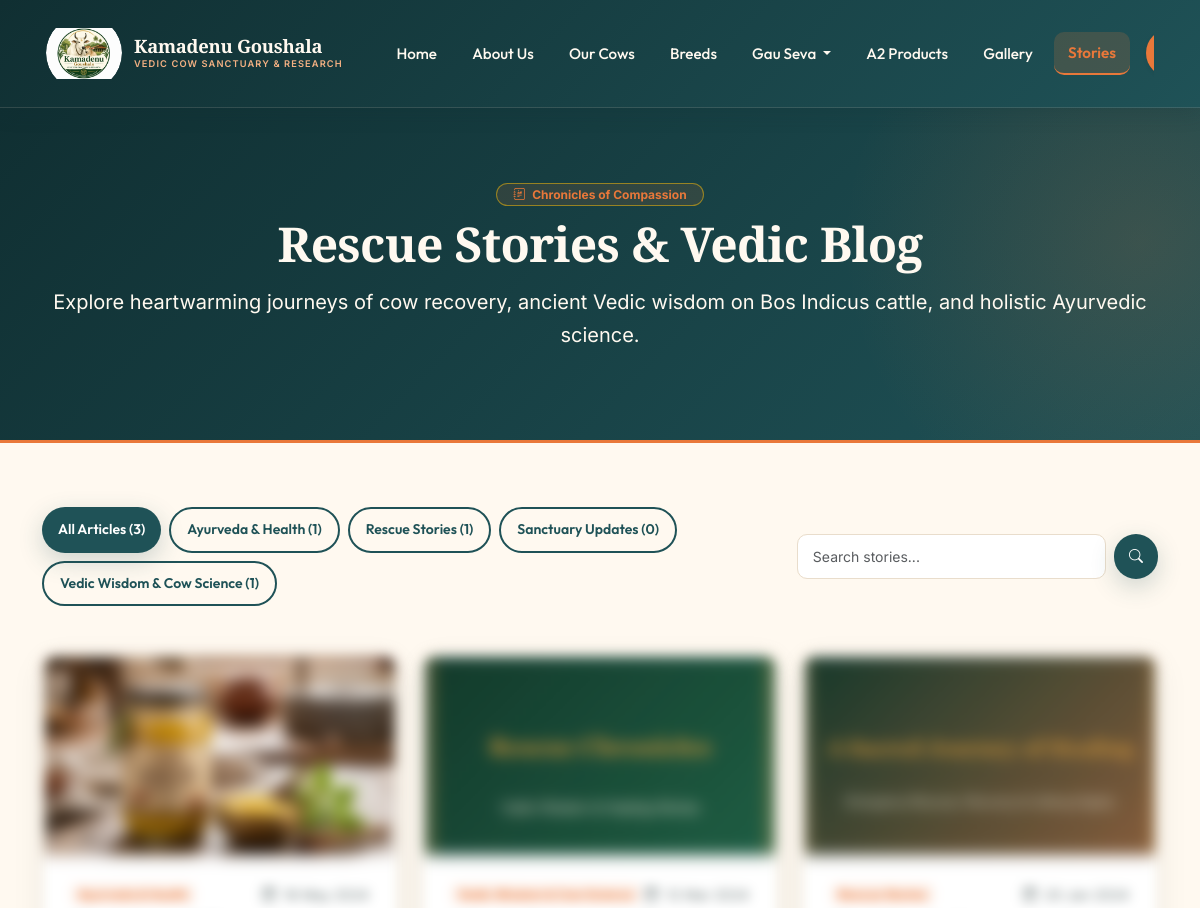
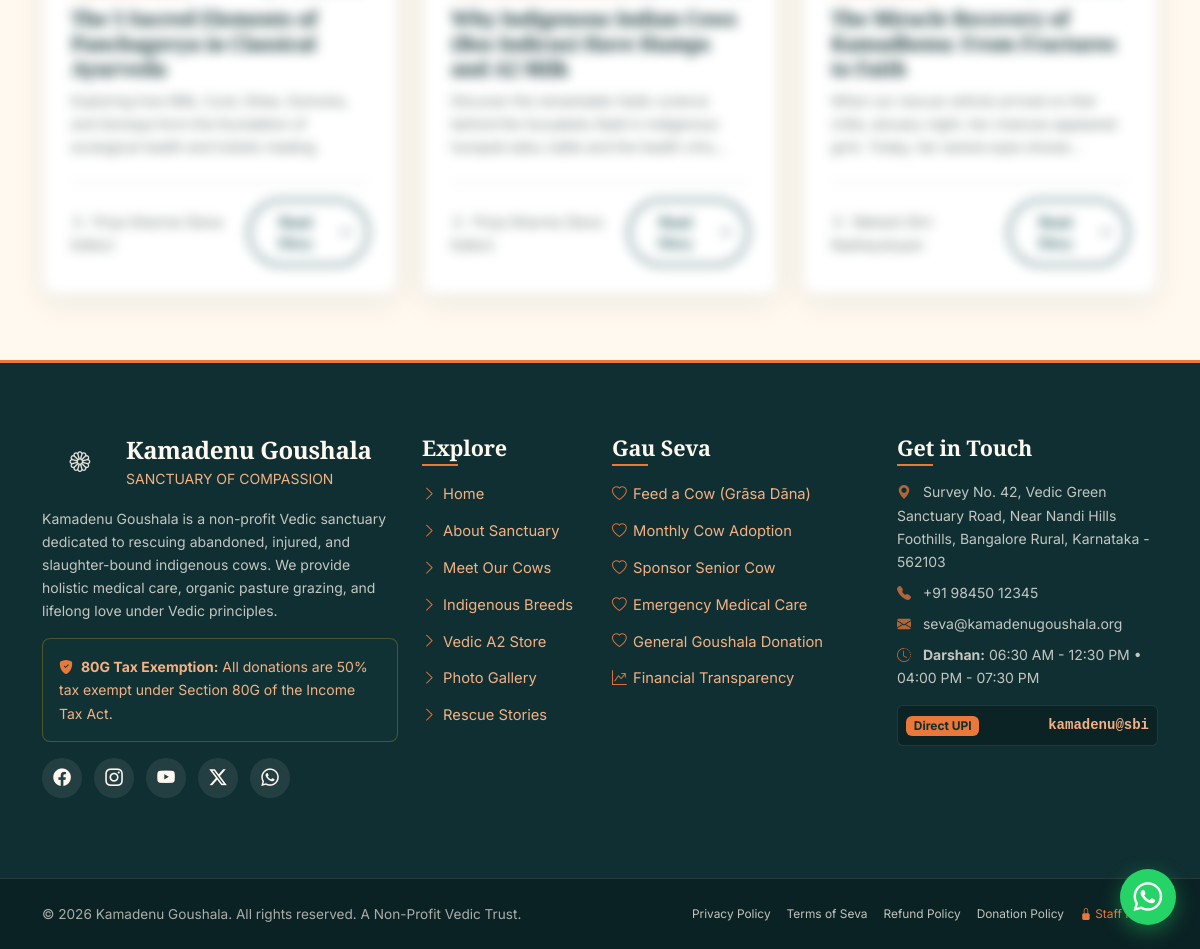
Screenshot of /blog.php with the database file from the repository (2 pictures, top to bottom).
### tables this page shows
CREATE TABLE `blog_categories` (
  `id` INT UNSIGNED AUTO_INCREMENT PRIMARY KEY,
  `name` VARCHAR(100) NOT NULL UNIQUE,
  `slug` VARCHAR(100) NOT NULL UNIQUE,
  `created_at` TIMESTAMP DEFAULT CURRENT_TIMESTAMP
);

CREATE TABLE `blog_posts` (
  `id` INT UNSIGNED AUTO_INCREMENT PRIMARY KEY,
  `category_id` INT UNSIGNED NOT NULL,
  `author_id` INT UNSIGNED DEFAULT NULL,
  `title` VARCHAR(200) NOT NULL,
  `slug` VARCHAR(220) NOT NULL UNIQUE,
  `excerpt` TEXT NOT NULL,
  `content` LONGTEXT NOT NULL,
  `featured_image` VARCHAR(255) DEFAULT NULL,
  `published_at` DATETIME DEFAULT CURRENT_TIMESTAMP,
  `is_published` TINYINT(1) DEFAULT 1,
  `views_count` INT UNSIGNED DEFAULT 0,
  `created_at` TIMESTAMP DEFAULT CURRENT_TIMESTAMP,
  `updated_at` TIMESTAMP DEFAULT CURRENT_TIMESTAMP ON UPDATE CURRENT_TIMESTAMP,
  FOREIGN KEY (`category_id`) REFERENCES `blog_categories` (`id`) ON UPDATE CASCADE,
  FOREIGN KEY (`author_id`) REFERENCES `users` (`id`) ON DELETE SET NULL
);

CREATE TABLE `users` (
  `id` INT UNSIGNED AUTO_INCREMENT PRIMARY KEY,
  `role_id` INT UNSIGNED NOT NULL,
  `username` VARCHAR(60) NOT NULL UNIQUE,
  `name` VARCHAR(120) NOT NULL,
  `email` VARCHAR(150) NOT NULL UNIQUE,
  `phone` VARCHAR(20) DEFAULT NULL,
  `password_hash` VARCHAR(255) NOT NULL,
  `avatar` VARCHAR(255) DEFAULT NULL,
  `status` ENUM('active', 'inactive', 'suspended') DEFAULT 'active',
  `last_login` DATETIME DEFAULT NULL,
  `created_at` TIMESTAMP DEFAULT CURRENT_TIMESTAMP,
  `updated_at` TIMESTAMP DEFAULT CURRENT_TIMESTAMP ON UPDATE CURRENT_TIMESTAMP,
  FOREIGN KEY (`role_id`) REFERENCES `roles` (`id`) ON UPDATE CASCADE
);

### classes/Database.php (called while the page is built, shortened)
<?php
class Database {
    private static ?PDO $pdo = null;
    public static function getConnection(): PDO {
        if (self::$pdo === null) {
            self::$pdo = get_db_connection();
        }
        return self::$pdo;
    }
    public static function fetchAll(string $sql, array $params = []): array {
        $stmt = self::getConnection()->prepare($sql);
        $stmt->execute($params);
        return $stmt->fetchAll(PDO::FETCH_ASSOC);
    }
}

### includes/functions.php (called while the page is built, shortened)
<?php
function e(?string $value): string {
    return htmlspecialchars($value ?? '', ENT_QUOTES | ENT_SUBSTITUTE, 'UTF-8');
}
function sanitize_input(mixed $data): mixed {
    if (is_string($data)) {
        return trim(strip_tags($data));
    }
    return $data;
}
function image_url(
    ?string $filename,
    string $folder,
    string $fallback = 'placeholder.jpg'
): string {
    $filename = trim((string)$filename);
    if (str_starts_with($filename, 'uploads/') || str_starts_with($filename, 'assets/')) {
        $fullPath = dirname(__DIR__) . '/' . ltrim($filename, '/');
        if (is_file($fullPath)) {
            return BASE_URL . '/' . ltrim($filename, '/');
        }
    }
    $safeFilename = basename($filename);
    $uploadPath = dirname(__DIR__) . '/uploads/' . $folder . '/' . $safeFilename;
    $assetSubfolderPath = dirname(__DIR__) . '/assets/images/' . $folder . '/' . $safeFilename;
    return BASE_URL . '/assets/images/' . $fallback;
}
function format_date(?string $date, string $format = 'd M Y'): string {
    try {
        $dt = new DateTime($date);
        return $dt->format($format);
    } catch (Exception) {
        return $date;
    }
}

### blog.php (the view, shortened to what this page needs)
<?php
require_once __DIR__ . '/includes/header.php';
$categorySlug = sanitize_input($_GET['category'] ?? '');
$search = sanitize_input($_GET['q'] ?? '');
$page = max(1, (int)($_GET['page'] ?? 1));
$perPage = 6;
$where = ["bp.is_published = 1"];
$params = [];
$whereClause = implode(' AND ', $where);
$offset = max(0, ($page - 1) * $perPage);
$sql = "
    SELECT bp.*, bc.name AS category_name, bc.slug AS category_slug, u.name AS author_name
    FROM blog_posts bp
    JOIN blog_categories bc ON bp.category_id = bc.id
    LEFT JOIN users u ON bp.author_id = u.id
    WHERE {$whereClause}
    ORDER BY bp.published_at DESC
    LIMIT {$perPage} OFFSET {$offset}
";
$posts = Database::fetchAll($sql, $params);
$categories = Database::fetchAll("
    SELECT bc.*, COUNT(bp.id) AS post_count
    FROM blog_categories bc
    LEFT JOIN blog_posts bp ON bc.id = bp.category_id AND bp.is_published = 1
    GROUP BY bc.id, bc.name, bc.slug
    ORDER BY bc.name ASC
");
?>
<section class="page-hero">
    <div class="container text-center">
        <span class="badge bg-gold-subtle text-gold px-3 py-1 rounded-pill mb-2 border border-warning border-opacity-50">
            <i class="bi bi-journal-richtext me-1"></i> Chronicles of Compassion
        </span>
        <h1 class="page-hero-title">Rescue Stories & Vedic Blog</h1>
        <p class="fs-5 text-cream opacity-90 mx-auto max-w-700">
            Explore heartwarming journeys of cow recovery, ancient Vedic wisdom on Bos Indicus cattle, and holistic Ayurvedic science.
        </p>
    </div>
</section>
<section class="py-5 bg-cream-soft">
    <div class="container py-3">
        <div class="row g-3 align-items-center justify-content-between mb-5">
            <div class="col-lg-8">
                <div class="d-flex flex-wrap gap-2">
                    <a href="<?= BASE_URL; ?>/blog.php" class="btn btn-sm rounded-pill px-3 <?= empty($categorySlug) ? 'btn-forest' : 'btn-outline-forest'; ?>">
                        All Articles (<?= array_sum(array_column($categories, 'post_count')); ?>)
                    </a>
                    <?php foreach ($categories as $cat): ?>
                        <a href="<?= BASE_URL; ?>/blog.php?category=<?= e($cat['slug']); ?>" class="btn btn-sm rounded-pill px-3 <?= ($categorySlug === $cat['slug']) ? 'btn-forest' : 'btn-outline-forest'; ?>">
                            <?= e($cat['name']); ?> (<?= $cat['post_count']; ?>)
                        </a>
                    <?php endforeach; ?>
                </div>
            </div>
            <div class="col-lg-4">
                <form method="GET" action="<?= BASE_URL; ?>/blog.php" class="d-flex gap-2">
                    <input type="text" name="q" class="form-control form-control-sm" placeholder="Search stories..." value="<?= e($search); ?>">
                    <button type="submit" class="btn btn-forest btn-sm px-3"><i class="bi bi-search"></i></button>
                </form>
            </div>
        </div>
        <?php if (empty($posts)): ?>
            <div class="card p-5 text-center rounded-4 border-0 bg-white shadow-sm">
                <i class="bi bi-journal-x fs-1 text-muted mb-2"></i>
                <h3 class="font-serif text-forest-dark">No Articles Found</h3>
                <p class="text-muted small mb-3">Try choosing another category or search with a different keyword.</p>
                <div>
                    <a href="<?= BASE_URL; ?>/blog.php" class="btn btn-forest rounded-pill px-4">View All Articles</a>
                </div>
            </div>
        <?php else: ?>
            <div class="row g-4">
                <?php foreach ($posts as $p):
                    $blogImg = image_url($p['featured_image'] ?? null, 'blog', 'placeholder-blog.jpg');
                ?>
                <div class="col-md-6 col-lg-4">
                    <div class="heritage-card h-100 d-flex flex-column">
                        <div class="blog-card-img">
                            <img
                                src="<?= e($blogImg); ?>"
                                alt="<?= e($p['title']); ?>"
                                class="w-100 h-100 object-fit-cover d-block"
                                loading="lazy"
                                onerror="this.onerror=null;this.src='<?= BASE_URL; ?>/assets/images/placeholder-blog.jpg';"
                            >
                        </div>
                        <div class="heritage-card-inner d-flex flex-column flex-grow-1">
                            <div class="d-flex justify-content-between align-items-center mb-2">
                                <span class="badge bg-gold-subtle text-gold-dark small"><?= e($p['category_name']); ?></span>
                                <small class="text-muted"><i class="bi bi-calendar3 me-1"></i> <?= format_date($p['published_at']); ?></small>
                            </div>
                            <h3 class="h5 font-serif text-forest-dark mb-2"><?= e($p['title']); ?></h3>
                            <p class="small text-muted mb-4 flex-grow-1">
                                <?= e(mb_strimwidth($p['excerpt'], 0, 120, '...')); ?>
                            </p>
                            <div class="d-flex justify-content-between align-items-center pt-3 border-top mt-auto">
                                <small class="text-muted"><i class="bi bi-person me-1"></i> <?= e($p['author_name'] ?? 'Sanctuary Team'); ?></small>
                                <a href="<?= BASE_URL; ?>/blog-details.php?slug=<?= e($p['slug']); ?>" class="btn btn-sm btn-outline-forest rounded-pill px-3">
                                    Read Story <i class="bi bi-arrow-right ms-1"></i>
                                </a>
                            </div>
                        </div>
                    </div>
                </div>
                <?php endforeach; ?>
            </div>
        <?php endif; ?>
    </div>
</section>
<?php require_once __DIR__ . '/includes/footer.php'; ?>

### rows the page displays
blog_categories: name "Ayurveda & Health", post_count "1"
blog_categories: name "Rescue Stories", post_count "1"
blog_categories: name "Sanctuary Updates", post_count "0"
blog_categories: name "Vedic Wisdom & Cow Science", post_count "1"
blog_posts: featured_image (picture), category.name "Ayurveda & Health", published_at "18 May 2024", title "The 5 Sacred Elements of Panchagavya in Classical Ayurveda", excerpt "Exploring how Milk, Curd, Ghee, Gomutra, and Gomaya form the foundation of ecological health and holistic healing.", author.name "Priya Sharma (Seva Editor)"
blog_posts: shows a picture, category.name "Vedic Wisdom & Cow Science", published_at "12 Mar 2024", title "Why Indigenous Indian Cows (Bos Indicus) Have Humps and A2 Milk", excerpt "Discover the remarkable Vedic science behind the Suryaketu Nadi in indigenous humped zebu cattle and the health virtu...", author.name "Priya Sharma (Seva Editor)"
blog_posts: featured_image (picture), category.name "Rescue Stories", published_at "20 Jan 2024", title "The Miracle Recovery of Kamadhenu: From Fractures to Faith", excerpt "When our rescue vehicle arrived on that chilly January night, her chances appeared grim. Today, her serene eyes showe...", author.name "Mahant Shri Radheyshyam"

### other values shown
get_setting('site_name', 'Kamadenu Goushala') "Kamadenu Goushala"
array_sum(array_column($categories, 'post_count')) "3"
get_setting('site_phone', '+91 98450 12345') "+91 98450 12345"
get_setting('site_email', 'seva@kamadenugoushala.org') "seva@kamadenugoushala.org"
$footTimings['morning'] "06:30 AM - 12:30 PM"
$footTimings['evening'] "04:00 PM - 07:30 PM"
get_setting('upi_id', 'kamadenu@sbi') "kamadenu@sbi"
